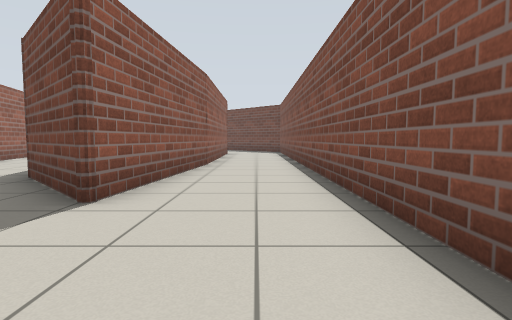
view 1 (above)

13 first-person views from a walk through a robot-simulator world made for Gazebo. The camera is 0.72 m above the floor, tilts 4° down and sees 80° across. The floor is counted in squares, 1 m on a side. Each view is taken from the middle of a square. On the plan, view 1 faces up. The plan holds only what a view shows up to about 10 squares ahead; the rest is blank.

view 2
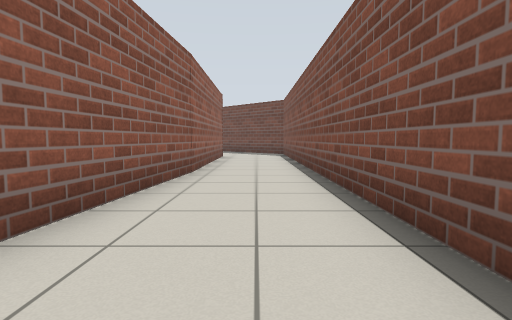

view 3
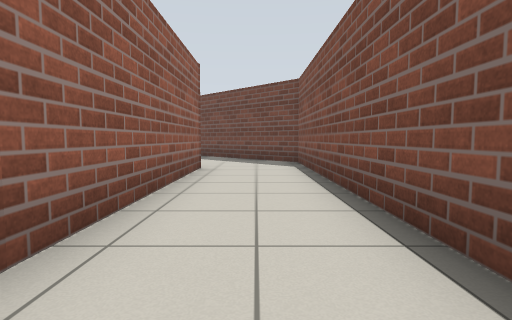

view 4
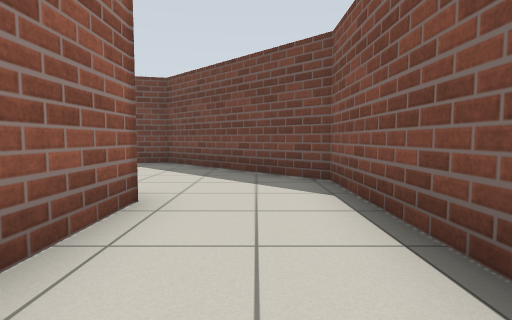

view 5
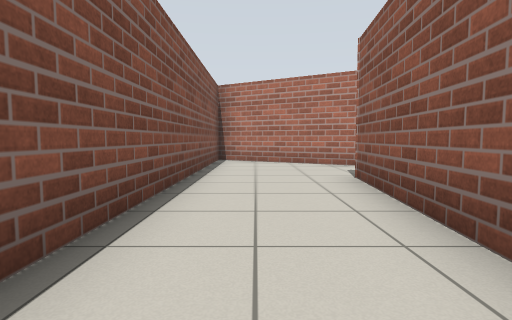

view 6
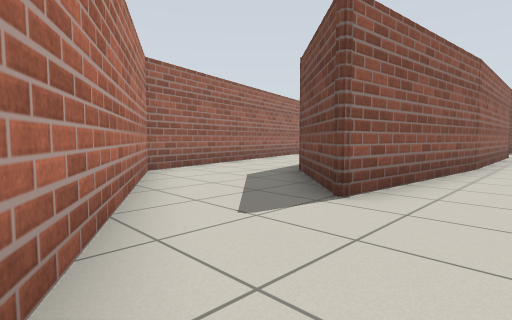

view 7
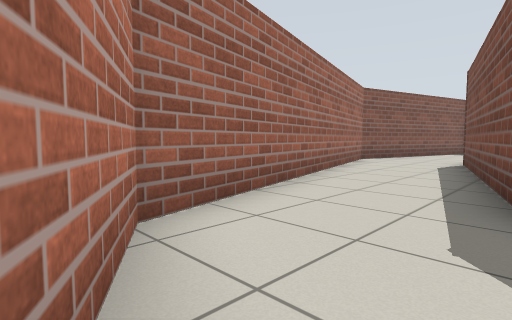

view 8
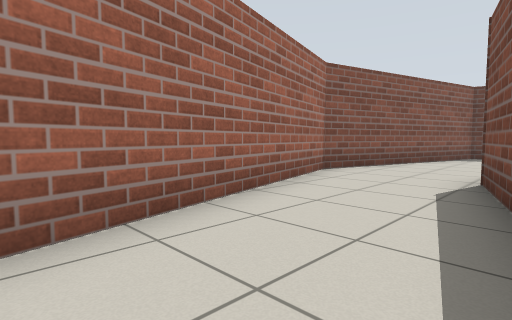

view 9
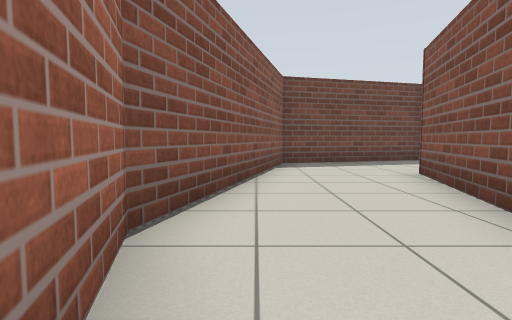

view 10
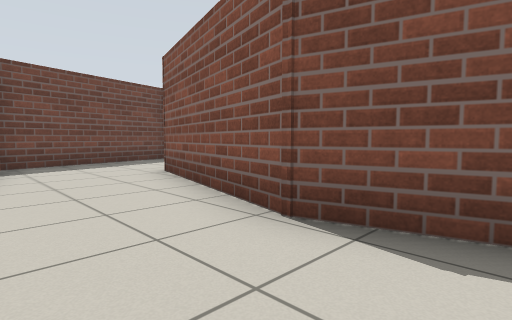

view 11
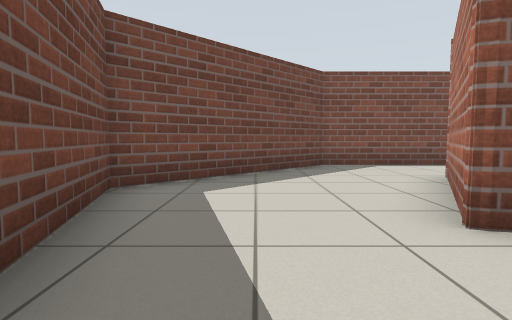

view 12
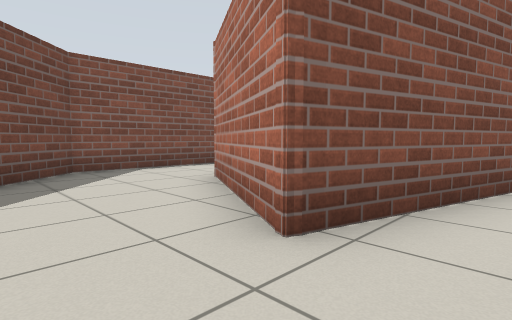

view 13
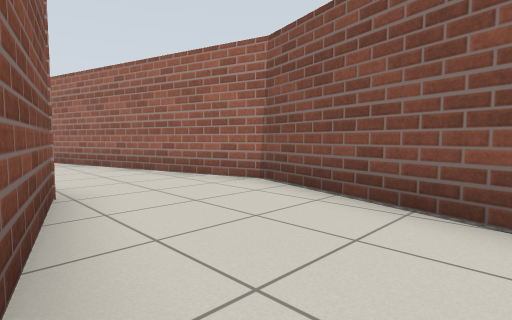

### Floor plan
Points are (right, up) in squares from view 1. A wall is a line through its corners. A room is listed if a view was taken in it or the views show most of it. See-through windows are left out.
Room 1 (views 1, 2, 3, 4, 5, 6)
walls: (-1.4, 8.7) (-1.9, 3.3); (-1.4, 14.4) (-1.4, 8.4); (-1.8, 0.4) (0.8, -1.1); (1.3, -1) (1.3, 16.2)
ways out: opening at (-2, 2) to room 2; opening at (-0.5, 16.5) to room 2
Room 2 (views 7, 8, 9, 10, 11, 12, 13)
walls: (-4.3, 6.2) (-5.8, 11.8) (-4.6, 16.3) (-1.4, 14.4); (-1.9, 3.3) (-4.2, 5.6); (1.3, 16.2) (-2.6, 20.1) (-7.2, 18.9) (-9, 12.3) (-6.5, 3.1) (-1.8, 0.4)
ways out: opening at (-2, 2) to room 1; opening at (-0.5, 16.5) to room 1

Positions as (right, up) in squares from view 1, and headings:
1: (0, 0), facing up
2: (0, 2), facing up
3: (0, 7), facing up
4: (0, 11), facing up
5: (0, 9), facing down
6: (0, 0), facing up-left
7: (-4, 2), facing up-left
8: (-5, 6), facing up-left
9: (-8, 10), facing up
10: (-8, 10), facing up-right
11: (-7, 18), facing right
12: (-6, 18), facing down-right
13: (-5, 16), facing down-left
